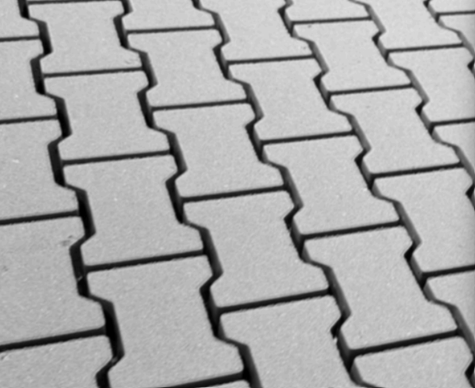
#> input picture example2.png, 475 x 388 px
$ python threshText.py
#> lines starting #> are read from the running program, lines starting #| are printed output that depends on the picture; after the words box and inside, x2 and y2 are one past the last pixel; in counts of white or black regions, pixels touching at a corner belong together
import cv2

image = cv2.imread('example2.png')
#> image is the input picture: shape (388, 475, 3); min 0, max 226, mean 169.9
if image is None:
    print("Nie można załadować obrazu.")
    exit()

gray = cv2.cvtColor(image, cv2.COLOR_BGR2GRAY)
cv2.imshow("Orignalne", gray)

binary = cv2.adaptiveThreshold(gray, 255,
                               cv2.ADAPTIVE_THRESH_GAUSSIAN_C,
                               cv2.THRESH_BINARY_INV,
                               blockSize=15,
                               C=10)
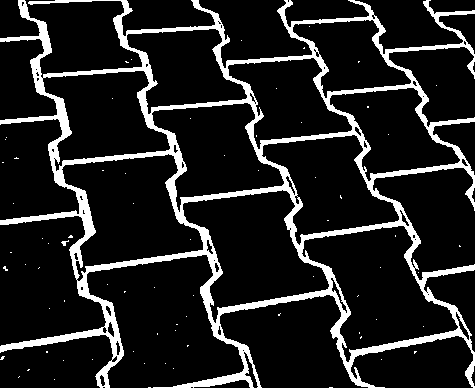
#> binary: shape (388, 475); 13.2% white; 74 white regions (72 under 20 px), largest, box (x1, y1, x2, y2) and area: (0, 0, 475, 388) 24116, (61, 240, 69, 246) 23
cv2.imshow("Tekst po progowaniu (binarne)", binary)
cv2.waitKey(0)
cv2.destroyAllWindows()

$ run again, with example5.png copied over example2.png
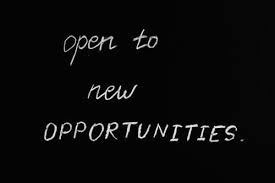
#> input picture example5.png, 275 x 183 px
#> image is the input picture: shape (183, 275, 3); min 0, max 254, mean 10.5
#> `binary = cv2.adaptiveThreshold(gray, 255, cv2.ADAPTIVE_THRESH_GAUSSIAN..`:
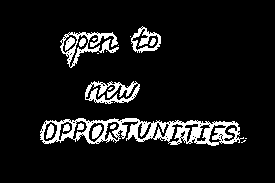
#> binary: shape (183, 275); 9.4% white; 20 white regions (8 under 20 px), largest, box (x1, y1, x2, y2) and area: (40, 118, 244, 146) 2605, (60, 32, 119, 68) 666, (85, 81, 140, 104) 642
